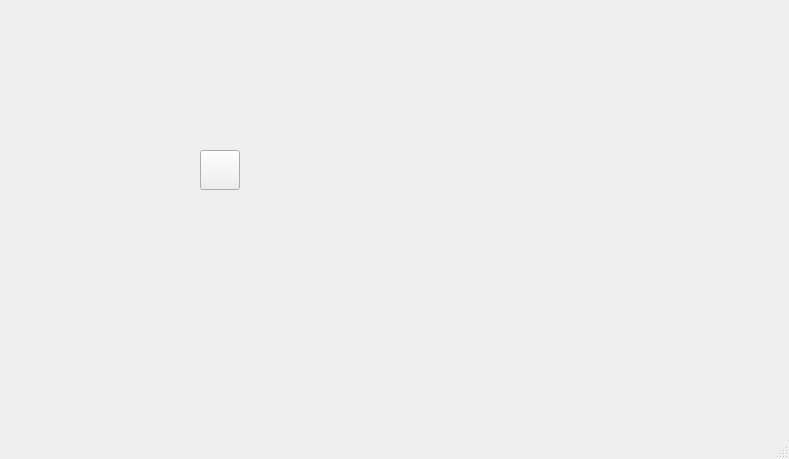
<?xml version="1.0" encoding="UTF-8"?>
<ui version="4.0">
 <class>MainWindow</class>
 <widget class="QMainWindow" name="MainWindow">
  <property name="geometry">
   <rect>
    <x>0</x>
    <y>0</y>
    <width>789</width>
    <height>459</height>
   </rect>
  </property>
  <property name="windowTitle">
   <string>MainWindow</string>
  </property>
  <widget class="QWidget" name="centralwidget">
   <widget class="QPushButton" name="pb">
    <property name="geometry">
     <rect>
      <x>200</x>
      <y>150</y>
      <width>40</width>
      <height>40</height>
     </rect>
    </property>
    <property name="text">
     <string/>
    </property>
    <property name="icon">
     <iconset>
      <normaloff>0.png</normaloff>0.png</iconset>
    </property>
    <property name="iconSize">
     <size>
      <width>40</width>
      <height>40</height>
     </size>
    </property>
   </widget>
   <widget class="QLabel" name="lbl">
    <property name="geometry">
     <rect>
      <x>330</x>
      <y>140</y>
      <width>40</width>
      <height>40</height>
     </rect>
    </property>
    <property name="text">
     <string/>
    </property>
    <property name="pixmap">
     <pixmap>0.png</pixmap>
    </property>
   </widget>
  </widget>
  <widget class="QMenuBar" name="menubar">
   <property name="geometry">
    <rect>
     <x>0</x>
     <y>0</y>
     <width>789</width>
     <height>26</height>
    </rect>
   </property>
  </widget>
  <widget class="QStatusBar" name="statusbar"/>
 </widget>
 <resources/>
 <connections/>
</ui>
